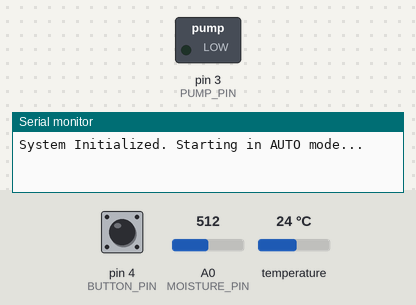
Bench run of a sketch on a simulated Arduino Uno, built with avr-gcc and run on an emulated ATmega328P. Shown: switched loads named in the sketch (green lamp = pin HIGH), the last lines printed to the serial monitor. Inputs (shaded band) come from the test bench; at power-on: A0 (MOISTURE_PIN) = 512, pin 4 (BUTTON_PIN) HIGH, temperature 24 °C.

Above: at 1.2 s.
1.3 s: A0 (MOISTURE_PIN) set to 406
4.2 s: A0 (MOISTURE_PIN) set to 382
At 5.8 s:
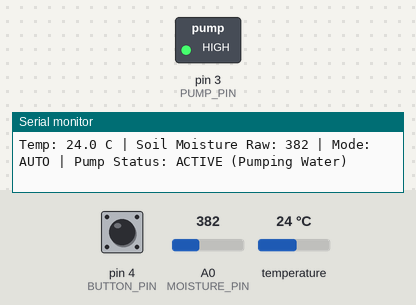
6.2 s: pin 4 (BUTTON_PIN) pulled LOW for 1 s
9.2 s: pin 4 (BUTTON_PIN) pulled LOW for 1 s
At 11.2 s:
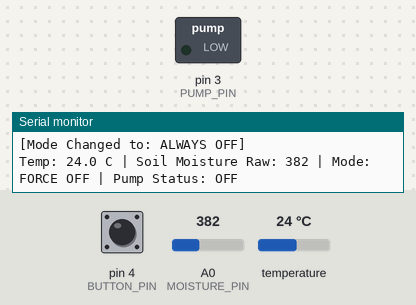
12.2 s: pin 4 (BUTTON_PIN) driven LOW
At 14.0 s:
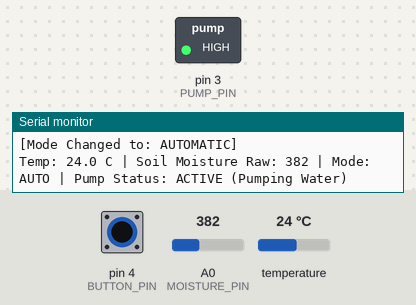
14.3 s: A0 (MOISTURE_PIN) set to 410
At 15.4 s:
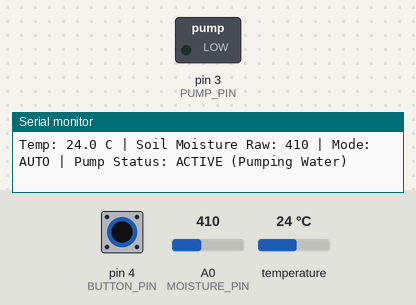
Timing chart, 0 to 17.2 s (numbered marks = the images above; inputs shaded):
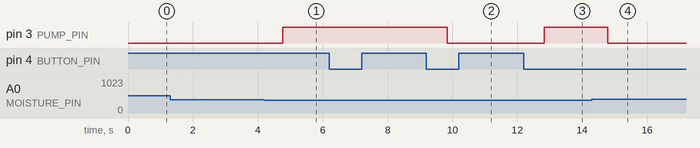

The sketch:

Automatic_Watering.ino
```cpp
#include <OneWire.h>
#include <DallasTemperature.h>

// --- PIN CONFIGURATIONS ---
const int TEMP_BUS_PIN = 2;       // DS18B20 Data pin
const int PUMP_PIN = 3;           // Relay control pin (Active HIGH)
const int BUTTON_PIN = 4;         // Tactile button to switch modes
const int MOISTURE_PIN = A0;      // Analog capacitive soil moisture sensor

// --- THRESHOLDS & SETTINGS ---
const int DRY_THRESHOLD = 400;    // Adjust based on your moisture sensor calibration
const unsigned long interval = 1000; // Serial output interval (1 second)

// --- SYSTEM STATES ---
enum SystemMode { MODE_AUTO, MODE_ON, MODE_OFF };
SystemMode currentMode = MODE_AUTO;

// --- SENSOR SETUP ---
OneWire oneWire(TEMP_BUS_PIN);
DallasTemperature sensors(&oneWire);

// --- VARIABLES ---
unsigned long previousMillis = 0;
bool lastButtonState = HIGH;      // Input pull-up defaults to HIGH
bool pumpActive = false;

void setup() {
  Serial.begin(9600);
  sensors.begin();

  pinMode(PUMP_PIN, OUTPUT);
  digitalWrite(PUMP_PIN, LOW); // Start with pump off

  // Using INPUT_PULLUP means the button pin reads LOW when pressed
  pinMode(BUTTON_PIN, INPUT_PULLUP);

  Serial.println("System Initialized. Starting in AUTO mode...");
}

void loop() {
  handleButton();
  runWateringLogic();

  // Print system status to Serial Monitor every second
  unsigned long currentMillis = millis();
  if (currentMillis - previousMillis >= interval) {
    previousMillis = currentMillis;
    printStatus();
  }
}

// --- BUTTON DEBOUNCING & MODE TOGGLING ---
void handleButton() {
  bool currentButtonState = digitalRead(BUTTON_PIN);

  // Detect transition from unpressed (HIGH) to pressed (LOW)
  if (lastButtonState == HIGH && currentButtonState == LOW) {
    delay(50); // Simple debounce delay

    // Cycle through modes: AUTO -> ON -> OFF -> AUTO
    if (currentMode == MODE_AUTO) {
      currentMode = MODE_ON;
      Serial.println("\n[Mode Changed to: ALWAYS ON]");
    } else if (currentMode == MODE_ON) {
      currentMode = MODE_OFF;
      Serial.println("\n[Mode Changed to: ALWAYS OFF]");
    } else {
      currentMode = MODE_AUTO;
      Serial.println("\n[Mode Changed to: AUTOMATIC]");
    }
  }
  lastButtonState = currentButtonState;
}

// --- CORE WATERING LOGIC ---
void runWateringLogic() {
  int moistureValue = analogRead(MOISTURE_PIN);

  switch (currentMode) {
    case MODE_AUTO:
      // In Auto mode, turn the pump on if the soil is drier than the threshold
      if (moistureValue < DRY_THRESHOLD) {
        digitalWrite(PUMP_PIN, HIGH);
        pumpActive = true;
      } else {
        digitalWrite(PUMP_PIN, LOW);
        pumpActive = false;
      }
      break;

    case MODE_ON:
      // Force pump on
      digitalWrite(PUMP_PIN, HIGH);
      pumpActive = true;
      break;

    case MODE_OFF:
      // Force pump off
      digitalWrite(PUMP_PIN, LOW);
      pumpActive = false;
      break;
  }
}

// --- SERIAL OUTPUT REPORT ---
void printStatus() {
  // Request temperature from the DS18B20 sensor
  sensors.requestTemperatures();
  float tempC = sensors.getTempCByIndex(0);
  int moistureValue = analogRead(MOISTURE_PIN);

  Serial.print("Temp: ");
  if (tempC == DEVICE_DISCONNECTED_C) {
    Serial.print("ERR");
  } else {
    Serial.print(tempC, 1);
    Serial.print(" C");
  }

  Serial.print(" | Soil Moisture Raw: ");
  Serial.print(moistureValue);

  Serial.print(" | Mode: ");
  switch (currentMode) {
    case MODE_AUTO: Serial.print("AUTO"); break;
    case MODE_ON:   Serial.print("FORCE ON"); break;
    case MODE_OFF:  Serial.print("FORCE OFF"); break;
  }

  Serial.print(" | Pump Status: ");
  if (pumpActive) {
    Serial.println("ACTIVE (Pumping Water)");
  } else {
    Serial.println("OFF");
  }
}
```

Measured:
- the behaviour switches between 400 and 399 on A0 (MOISTURE_PIN) (found by bisection; images 0 and 1)
- after the input at 4.2 s, pin 3 (PUMP_PIN): LOW → HIGH after 0.57 s
- after the input at 9.2 s, pin 3 (PUMP_PIN): HIGH → LOW after 0.65 s
- after the input at 12.2 s, pin 3 (PUMP_PIN): LOW → HIGH after 0.63 s
- after the input at 14.3 s, pin 3 (PUMP_PIN): HIGH → LOW after 0.49 s
